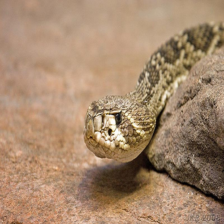
#> input picture fenkuai/sk-2.png, 224 x 224 px, found by its file name
$ python 'Extraction section.py'
#> lines starting #> are read from the running program, lines starting #| are printed output that depends on the picture
import cv2
import numpy as np
from numpy.lib.function_base import _angle_dispatcher
def FunctionName(ae_path,path,save_path):

#> called with ae_path = 'sk-2.png', path = 'F:/coding/CW-2/uap/fenkuai/sk-1.png', save_path = 'F:/coding/CW-2/uap/sk2.png'
    img = cv2.imread(ae_path)  #224*224
#> img is the input picture: shape (224, 224, 3); mean B, G, R 109.3, 136.2, 165.8
    img2 = cv2.resize(img,(56,56))
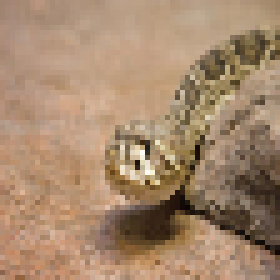
#> img2: shape (56, 56, 3) (shown 5 times larger); mean B, G, R 109.4, 136.3, 165.9
    cv2.imwrite(path, img2)


    img_r = img2.copy()
    w = img_r.shape[1]
#> w = 56
    h = img_r.shape[0]
#> h = 56
    # layoff the pictures in rows
    sz1 = w#*2
#> sz1 = 56
    sz0 = h#*2
#> sz0 = 56
    #print(sz1,sz0 )
    # generate a blank photo
    myimg1 = np.zeros((sz0, sz1, 3), np.uint8)
    # copy each pixels'value
    x = 0
    y = 0
    for y in range(0, h*4):
        for x in range(0, w*4):
            if (y<h and x<w):
                myimg1[y, x, 0] = img[y, x, 0]
                myimg1[y, x, 1] = img[y, x, 1]
                myimg1[y, x, 2] = img[y, x, 2]
            elif(y<h and w<=x<w*2):
                myimg1[y, w*2-x-1 , 0] = img[y, x, 0]
                myimg1[y, w*2-x-1 , 1] = img[y, x, 1]
                myimg1[y, w*2-x-1 , 2] = img[y, x, 2]
            elif(h<=y<h*2 and x<w):
                myimg1[h*2-y-1, x, 0] = img[y, x, 0]
                myimg1[h*2-y-1, x, 1] = img[y, x, 1]
                myimg1[h*2-y-1, x, 2] = img[y, x, 2]
            elif(h<=y<h*2 and w<=x<w*2):
                myimg1[h*2-y-1, w*2-x-1 , 0] = img[y, x, 0]
                myimg1[h*2-y-1, w*2-x-1 , 1] = img[y, x, 1]
                myimg1[h*2-y-1, w*2-x-1 , 2] = img[y, x, 2]
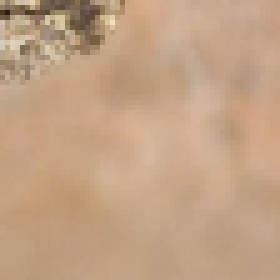
#> myimg1: shape (56, 56, 3) (shown 5 times larger); mean B, G, R 132.6, 161.2, 194.3
    cv2.imwrite(save_path,myimg1)
    # [37 lines of commented-out code are left out]
ae_path = "sk-2.png"
path ="F:/coding/CW-2/uap/fenkuai/sk-1.png"
save_path ="F:/coding/CW-2/uap/sk2.png"
FunctionName(ae_path,path,save_path)
print(path)
